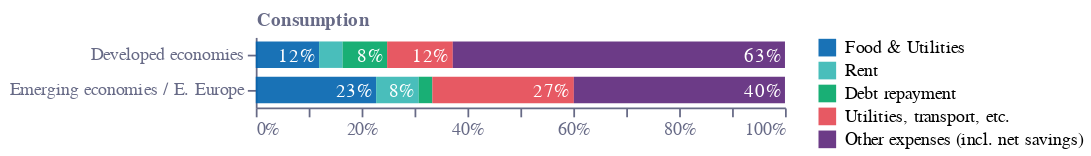

Notebook cell for this chart:
### Code cell
base = (
    alt.Chart(f2)
    .encode(tooltip="tooltip:N")
    .transform_calculate(tooltip="datum.Variable+' 📈 '+round(datum.Value*100)+'%'")
)
selector1 = [
    "Food & Utilities",
    "Rent",
    "Debt repayment",
    "Utilities, transport, etc.",
    "Other expenses (incl. net savings)",
]
base1 = base.transform_filter(
    alt.FieldOneOfPredicate(field="Variable", oneOf=selector1)
)
bars1 = base1.mark_bar(height=15, opacity=0.9, color=colors["eco-turquiose"]).encode(
    x=alt.X(
        "Value:Q",
        stack="zero",
        axis=alt.Axis(
            grid=False,
            title="",
            labelColor=colors["eco-gray"],
            titleColor=colors["eco-gray"],
            tickColor=colors["eco-gray"],
            domainColor=colors["eco-gray"],
            format=".0%",
            tickCount=10,
            orient="bottom",
            labelAngle=0,
        ),
    ),
    order="Group:N",
    y=alt.Y(
        "Group:N",
        axis=alt.Axis(
            grid=False,
            title="Consumption",
            titleX=0,
            titleY=-5,
            titleBaseline="bottom",
            titleAngle=0,
            titleAlign="left",
            labelColor=colors["eco-gray"],
            titleColor=colors["eco-gray"],
            tickColor=colors["eco-gray"],
            domainColor=colors["eco-gray"],
        ),
    ),
    color=alt.Color(
        "Variable:N",
        legend=alt.Legend(title=""),
        scale=alt.Scale(
            domain=selector1,
            range=[
                colors["eco-mid-blue"],
                colors["eco-turquiose"],
                colors["eco-green"],
                colors["eco-red"],
                colors["eco-purple"],
            ],
        ),
    ),
)
text1 = bars1.mark_text(dx=-2, dy=1, align="right").encode(
    text=alt.Text("Value:Q", format=".0%"),
    x=alt.X("Value:Q", stack="zero"),
    order="Group:N",
    color=alt.condition(
        datum.Value < 0.05,
        alt.ColorValue(None),
        alt.ColorValue("white"),
    ),
)
layer3 = (
    ((bars1 + text1).properties(height=alt.Step(20), width=300))
    .configure_view(stroke=None)
    .properties(title="")
)
layer3.save("visualisation/" + f + "c.json")
layer3

### Figure 1 — Vega-Lite specification as saved in the notebook (floating-point values rounded to 4 significant figures)
{"config": {"view": {"continuousWidth": 400, "continuousHeight": 300, "stroke": null}}, "layer": [{"mark": {"type": "bar", "color": "#36B7B4", "height": 15, "opacity": 0.9}, "encoding": {"color": {"type": "nominal", "field": "Variable", "legend": {"title": ""}, "scale": {"domain": ["Food & Utilities", "Rent", "Debt repayment", "Utilities, transport, etc.", "Other expenses (incl. net savings)"], "range": ["#0063AF", "#36B7B4", "#00A767", "#E54753", "#5C267B"]}}, "order": {"type": "nominal", "field": "Group"}, "tooltip": {"type": "nominal", "field": "tooltip"}, "x": {"type": "quantitative", "axis": {"domainColor": "#676A86", "format": ".0%", "grid": false, "labelAngle": 0, "labelColor": "#676A86", "orient": "bottom", "tickColor": "#676A86", "tickCount": 10, "title": "", "titleColor": "#676A86"}, "field": "Value", "stack": "zero"}, "y": {"type": "nominal", "axis": {"domainColor": "#676A86", "grid": false, "labelColor": "#676A86", "tickColor": "#676A86", "title": "Consumption", "titleAlign": "left", "titleAngle": 0, "titleBaseline": "bottom", "titleColor": "#676A86", "titleX": 0, "titleY": -5}, "field": "Group"}}, "transform": [{"calculate": "datum.Variable+' 📈 '+round(datum.Value*100)+'%'", "as": "tooltip"}, {"filter": {"field": "Variable", "oneOf": ["Food & Utilities", "Rent", "Debt repayment", "Utilities, transport, etc.", "Other expenses (incl. net savings)"]}}]}, {"mark": {"type": "text", "align": "right", "dx": -2, "dy": 1}, "encoding": {"color": {"condition": {"value": null, "test": "(datum.Value < 0.05)"}, "value": "white"}, "order": {"type": "nominal", "field": "Group"}, "text": {"type": "quantitative", "field": "Value", "format": ".0%"}, "tooltip": {"type": "nominal", "field": "tooltip"}, "x": {"type": "quantitative", "field": "Value", "stack": "zero"}, "y": {"type": "nominal", "axis": {"domainColor": "#676A86", "grid": false, "labelColor": "#676A86", "tickColor": "#676A86", "title": "Consumption", "titleAlign": "left", "titleAngle": 0, "titleBaseline": "bottom", "titleColor": "#676A86", "titleX": 0, "titleY": -5}, "field": "Group"}}, "transform": [{"calculate": "datum.Variable+' 📈 '+round(datum.Value*100)+'%'", "as": "tooltip"}, {"filter": {"field": "Variable", "oneOf": ["Food & Utilities", "Rent", "Debt repayment", "Utilities, transport, etc.", "Other expenses (incl. net savings)"]}}]}], "data": {"name": "data-9466700a318569d0020aaaae2a0f3817"}, "height": {"step": 20}, "title": "", "width": 300, "$schema": "https://vega.github.io/schema/vega-lite/v4.8.1.json", "datasets": {"data-9466700a318569d0020aaaae2a0f3817": [{"Group": "Developed economies", "Variable": "Liquid financial assets", "Value": 0.0723}, {"Group": "Developed economies", "Variable": "Illiquid financial assets", "Value": 0.2237}, {"Group": "Developed economies", "Variable": "Physical assets (incl. real estate)", "Value": 0.704}, {"Group": "Developed economies", "Variable": "Secured debt (incl. mortgages)", "Value": 0.1024}, {"Group": "Developed economies", "Variable": "Unsecured debt", "Value": 0.01156}, {"Group": "Developed economies", "Variable": "Net wealth (incl. real estate)", "Value": 0.886}, {"Group": "Developed economies", "Variable": "Food & Utilities", "Value": 0.1196}, {"Group": "Developed economies", "Variable": "Rent", "Value": 0.04454}, {"Group": "Developed economies", "Variable": "Debt repayment", "Value": 0.08407}, {"Group": "Developed economies", "Variable": "Utilities, transport, etc.", "Value": 0.1241}, {"Group": "Developed economies", "Variable": "Other expenses (incl. net savings)", "Value": 0.6277}, {"Group": "Emerging economies / E. Europe", "Variable": "Liquid financial assets", "Value": 0.05252}, {"Group": "Emerging economies / E. Europe", "Variable": "Illiquid financial assets", "Value": 0.01831}, {"Group": "Emerging economies / E. Europe", "Variable": "Physical assets (incl. real estate)", "Value": 0.9292}, {"Group": "Emerging economies / E. Europe", "Variable": "Secured debt (incl. mortgages)", "Value": 0.03444}, {"Group": "Emerging economies / E. Europe", "Variable": "Unsecured debt", "Value": 0.01278}, {"Group": "Emerging economies / E. Europe", "Variable": "Net wealth (incl. real estate)", "Value": 0.9528}, {"Group": "Emerging economies / E. Europe", "Variable": "Food & Utilities", "Value": 0.2275}, {"Group": "Emerging economies / E. Europe", "Variable": "Rent", "Value": 0.08045}, {"Group": "Emerging economies / E. Europe", "Variable": "Debt repayment", "Value": 0.02572}, {"Group": "Emerging economies / E. Europe", "Variable": "Utilities, transport, etc.", "Value": 0.2674}, {"Group": "Emerging economies / E. Europe", "Variable": "Other expenses (incl. net savings)", "Value": 0.3989}]}}
